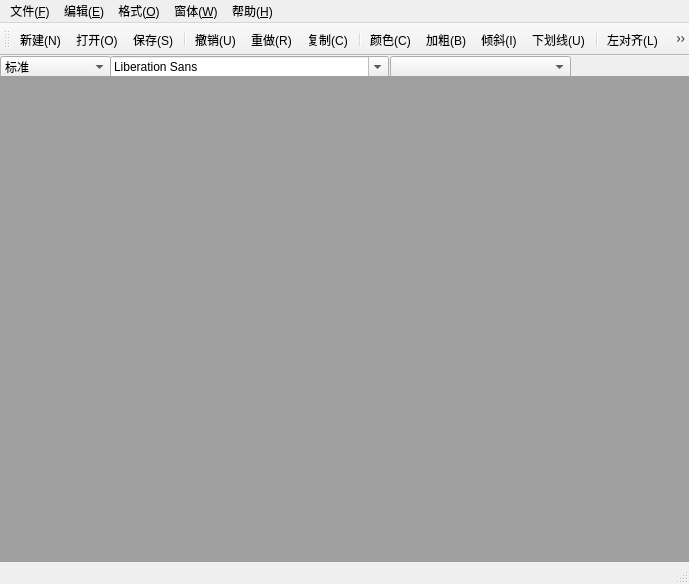
<?xml version="1.0" encoding="UTF-8"?>
<ui version="4.0">
 <class>MainWindow</class>
 <widget class="QMainWindow" name="MainWindow">
  <property name="geometry">
   <rect>
    <x>0</x>
    <y>0</y>
    <width>689</width>
    <height>584</height>
   </rect>
  </property>
  <property name="windowTitle">
   <string>MainWindow</string>
  </property>
  <widget class="QWidget" name="centralWidget">
   <widget class="QComboBox" name="comboBox">
    <property name="geometry">
     <rect>
      <x>0</x>
      <y>0</y>
      <width>111</width>
      <height>22</height>
     </rect>
    </property>
    <item>
     <property name="text">
      <string>标准</string>
     </property>
    </item>
    <item>
     <property name="text">
      <string>项目符号(●)</string>
     </property>
    </item>
    <item>
     <property name="text">
      <string>项目符号(◦)</string>
     </property>
    </item>
    <item>
     <property name="text">
      <string>项目符号(◼)</string>
     </property>
    </item>
    <item>
     <property name="text">
      <string>项目符号(1,2,3)</string>
     </property>
    </item>
    <item>
     <property name="text">
      <string>项目符号(a,b,c)</string>
     </property>
    </item>
    <item>
     <property name="text">
      <string>项目符号(A,B,C)</string>
     </property>
    </item>
    <item>
     <property name="text">
      <string>项目符号(i,ii,iii)</string>
     </property>
    </item>
    <item>
     <property name="text">
      <string>项目符号(I,II,III)</string>
     </property>
    </item>
   </widget>
   <widget class="QFontComboBox" name="fontComboBox">
    <property name="geometry">
     <rect>
      <x>110</x>
      <y>0</y>
      <width>279</width>
      <height>22</height>
     </rect>
    </property>
   </widget>
   <widget class="QComboBox" name="sizeComBox">
    <property name="geometry">
     <rect>
      <x>390</x>
      <y>0</y>
      <width>181</width>
      <height>22</height>
     </rect>
    </property>
   </widget>
   <widget class="QMdiArea" name="mdiArea">
    <property name="geometry">
     <rect>
      <x>0</x>
      <y>20</y>
      <width>691</width>
      <height>491</height>
     </rect>
    </property>
   </widget>
  </widget>
  <widget class="QMenuBar" name="menuBar">
   <property name="geometry">
    <rect>
     <x>0</x>
     <y>0</y>
     <width>689</width>
     <height>26</height>
    </rect>
   </property>
   <widget class="QMenu" name="menu">
    <property name="title">
     <string>文件(&amp;F)</string>
    </property>
    <addaction name="newfile_Action"/>
    <addaction name="openfile_Action"/>
    <addaction name="savefile_Action"/>
    <addaction name="saveotherfile_Action"/>
    <addaction name="print_Action"/>
    <addaction name="printandvisit_Action"/>
    <addaction name="exit_Action"/>
   </widget>
   <widget class="QMenu" name="menu_E">
    <property name="title">
     <string>编辑(&amp;E)</string>
    </property>
    <addaction name="back_Action"/>
    <addaction name="redo_Action"/>
    <addaction name="cut_Action"/>
    <addaction name="copy_Action"/>
    <addaction name="paste_Action"/>
   </widget>
   <widget class="QMenu" name="menu_O">
    <property name="title">
     <string>格式(&amp;O)</string>
    </property>
    <widget class="QMenu" name="menu_D">
     <property name="title">
      <string>字体(D)</string>
     </property>
     <addaction name="bold_Action"/>
     <addaction name="italy_Action"/>
     <addaction name="underline_Action"/>
    </widget>
    <widget class="QMenu" name="menu_2">
     <property name="title">
      <string>段落</string>
     </property>
     <addaction name="LeftAlign_Action"/>
     <addaction name="centerAlign_Action"/>
     <addaction name="rightAlign_Action"/>
     <addaction name="justiceAlign_Action"/>
    </widget>
    <addaction name="menu_D"/>
    <addaction name="menu_2"/>
    <addaction name="color_Action"/>
   </widget>
   <widget class="QMenu" name="menu_W">
    <property name="title">
     <string>窗体(&amp;W)</string>
    </property>
    <addaction name="close_Action"/>
    <addaction name="closeAll_Action"/>
    <addaction name="title_Action"/>
    <addaction name="casecde_Action_2"/>
    <addaction name="next_Action"/>
    <addaction name="previous_Action"/>
   </widget>
   <widget class="QMenu" name="menu_H">
    <property name="title">
     <string>帮助(&amp;H)</string>
    </property>
    <addaction name="about_Action"/>
   </widget>
   <addaction name="menu"/>
   <addaction name="menu_E"/>
   <addaction name="menu_O"/>
   <addaction name="menu_W"/>
   <addaction name="menu_H"/>
  </widget>
  <widget class="QToolBar" name="mainToolBar">
   <attribute name="toolBarArea">
    <enum>TopToolBarArea</enum>
   </attribute>
   <attribute name="toolBarBreak">
    <bool>false</bool>
   </attribute>
   <addaction name="newfile_Action"/>
   <addaction name="openfile_Action"/>
   <addaction name="savefile_Action"/>
   <addaction name="separator"/>
   <addaction name="back_Action"/>
   <addaction name="redo_Action"/>
   <addaction name="copy_Action"/>
   <addaction name="separator"/>
   <addaction name="color_Action"/>
   <addaction name="bold_Action"/>
   <addaction name="italy_Action"/>
   <addaction name="underline_Action"/>
   <addaction name="separator"/>
   <addaction name="LeftAlign_Action"/>
   <addaction name="centerAlign_Action"/>
   <addaction name="rightAlign_Action"/>
   <addaction name="justiceAlign_Action"/>
  </widget>
  <widget class="QStatusBar" name="statusBar"/>
  <action name="newfile_Action">
   <property name="icon">
    <iconset resource="image.qrc">
     <normaloff>:/images/new.png</normaloff>:/images/new.png</iconset>
   </property>
   <property name="text">
    <string>新建(N)</string>
   </property>
   <property name="statusTip">
    <string>新建一个文件</string>
   </property>
   <property name="shortcut">
    <string>Ctrl+N</string>
   </property>
  </action>
  <action name="openfile_Action">
   <property name="icon">
    <iconset resource="image.qrc">
     <normaloff>:/images/fileopen.png</normaloff>:/images/fileopen.png</iconset>
   </property>
   <property name="text">
    <string>打开(O)</string>
   </property>
   <property name="statusTip">
    <string>打开一个文件</string>
   </property>
   <property name="shortcut">
    <string>Ctrl+O</string>
   </property>
  </action>
  <action name="savefile_Action">
   <property name="icon">
    <iconset resource="image.qrc">
     <normaloff>:/images/save.png</normaloff>:/images/save.png</iconset>
   </property>
   <property name="text">
    <string>保存(S)</string>
   </property>
   <property name="statusTip">
    <string>保存当前文件</string>
   </property>
   <property name="shortcut">
    <string>Ctrl+S</string>
   </property>
  </action>
  <action name="saveotherfile_Action">
   <property name="text">
    <string>另存为(A)</string>
   </property>
   <property name="statusTip">
    <string>另存为</string>
   </property>
  </action>
  <action name="print_Action">
   <property name="icon">
    <iconset resource="image.qrc">
     <normaloff>:/images/print.png</normaloff>:/images/print.png</iconset>
   </property>
   <property name="text">
    <string>打印(P)</string>
   </property>
   <property name="statusTip">
    <string>打印</string>
   </property>
   <property name="shortcut">
    <string>Ctrl+P</string>
   </property>
  </action>
  <action name="printandvisit_Action">
   <property name="text">
    <string>打印预览</string>
   </property>
   <property name="statusTip">
    <string>打印预览</string>
   </property>
  </action>
  <action name="exit_Action">
   <property name="text">
    <string>退出</string>
   </property>
   <property name="statusTip">
    <string>退出</string>
   </property>
  </action>
  <action name="back_Action">
   <property name="icon">
    <iconset resource="image.qrc">
     <normaloff>:/images/undo.png</normaloff>:/images/undo.png</iconset>
   </property>
   <property name="text">
    <string>撤销(U)</string>
   </property>
   <property name="statusTip">
    <string>撤销</string>
   </property>
   <property name="whatsThis">
    <string/>
   </property>
   <property name="shortcut">
    <string>Ctrl+U</string>
   </property>
  </action>
  <action name="redo_Action">
   <property name="icon">
    <iconset resource="image.qrc">
     <normaloff>:/images/redo.png</normaloff>:/images/redo.png</iconset>
   </property>
   <property name="text">
    <string>重做(R)</string>
   </property>
   <property name="statusTip">
    <string>重做</string>
   </property>
   <property name="shortcut">
    <string>Ctrl+R</string>
   </property>
  </action>
  <action name="cut_Action">
   <property name="icon">
    <iconset resource="image.qrc">
     <normaloff>:/images/cut.png</normaloff>:/images/cut.png</iconset>
   </property>
   <property name="text">
    <string>剪切(T)</string>
   </property>
   <property name="statusTip">
    <string>剪切</string>
   </property>
   <property name="shortcut">
    <string>Ctrl+T</string>
   </property>
  </action>
  <action name="copy_Action">
   <property name="icon">
    <iconset resource="image.qrc">
     <normaloff>:/images/copy.png</normaloff>:/images/copy.png</iconset>
   </property>
   <property name="text">
    <string>复制(C)</string>
   </property>
   <property name="statusTip">
    <string>复制</string>
   </property>
   <property name="shortcut">
    <string>Ctrl+C</string>
   </property>
  </action>
  <action name="paste_Action">
   <property name="icon">
    <iconset resource="image.qrc">
     <normaloff>:/images/paste.png</normaloff>:/images/paste.png</iconset>
   </property>
   <property name="text">
    <string>粘贴(P)</string>
   </property>
   <property name="statusTip">
    <string>粘贴</string>
   </property>
   <property name="shortcut">
    <string>Ctrl+P</string>
   </property>
  </action>
  <action name="bold_Action">
   <property name="checkable">
    <bool>true</bool>
   </property>
   <property name="icon">
    <iconset resource="image.qrc">
     <normaloff>:/images/bold.png</normaloff>:/images/bold.png</iconset>
   </property>
   <property name="text">
    <string>加粗(B)</string>
   </property>
   <property name="statusTip">
    <string>加粗</string>
   </property>
   <property name="shortcut">
    <string>Ctrl+B</string>
   </property>
  </action>
  <action name="italy_Action">
   <property name="checkable">
    <bool>true</bool>
   </property>
   <property name="icon">
    <iconset resource="image.qrc">
     <normaloff>:/images/italic.png</normaloff>:/images/italic.png</iconset>
   </property>
   <property name="text">
    <string>倾斜(I)</string>
   </property>
   <property name="statusTip">
    <string>倾斜</string>
   </property>
   <property name="shortcut">
    <string>Ctrl+I</string>
   </property>
  </action>
  <action name="underline_Action">
   <property name="checkable">
    <bool>true</bool>
   </property>
   <property name="icon">
    <iconset resource="image.qrc">
     <normaloff>:/images/under.png</normaloff>:/images/under.png</iconset>
   </property>
   <property name="text">
    <string>下划线(U)</string>
   </property>
   <property name="statusTip">
    <string>下划线</string>
   </property>
   <property name="shortcut">
    <string>Ctrl+U</string>
   </property>
  </action>
  <action name="LeftAlign_Action">
   <property name="icon">
    <iconset resource="image.qrc">
     <normaloff>:/images/left.png</normaloff>:/images/left.png</iconset>
   </property>
   <property name="text">
    <string>左对齐(L)</string>
   </property>
   <property name="statusTip">
    <string>左对齐</string>
   </property>
   <property name="shortcut">
    <string>Ctrl+L</string>
   </property>
  </action>
  <action name="centerAlign_Action">
   <property name="icon">
    <iconset resource="image.qrc">
     <normaloff>:/images/center.png</normaloff>:/images/center.png</iconset>
   </property>
   <property name="text">
    <string>居中(C)</string>
   </property>
   <property name="statusTip">
    <string>居中</string>
   </property>
   <property name="shortcut">
    <string>Ctrl+C</string>
   </property>
  </action>
  <action name="rightAlign_Action">
   <property name="icon">
    <iconset resource="image.qrc">
     <normaloff>:/images/right.png</normaloff>:/images/right.png</iconset>
   </property>
   <property name="text">
    <string>右对齐(R)</string>
   </property>
   <property name="statusTip">
    <string>右对齐</string>
   </property>
  </action>
  <action name="close_Action">
   <property name="text">
    <string>关闭(O)</string>
   </property>
   <property name="statusTip">
    <string>关闭当前窗口</string>
   </property>
  </action>
  <action name="closeAll_Action">
   <property name="text">
    <string>关闭所有(A)</string>
   </property>
   <property name="statusTip">
    <string>关闭所有窗口</string>
   </property>
  </action>
  <action name="title_Action">
   <property name="text">
    <string>平铺(T)</string>
   </property>
   <property name="statusTip">
    <string>平铺</string>
   </property>
  </action>
  <action name="casecde_Action_2">
   <property name="text">
    <string>层叠(C)</string>
   </property>
   <property name="statusTip">
    <string>层叠</string>
   </property>
  </action>
  <action name="next_Action">
   <property name="text">
    <string>下一个(X)</string>
   </property>
   <property name="statusTip">
    <string>下一个窗口</string>
   </property>
   <property name="shortcut">
    <string>Ctrl+Tab</string>
   </property>
  </action>
  <action name="previous_Action">
   <property name="text">
    <string>前一个(V)</string>
   </property>
   <property name="statusTip">
    <string>前一个窗口</string>
   </property>
   <property name="shortcut">
    <string>Ctrl+Shift+Tab</string>
   </property>
  </action>
  <action name="about_Action">
   <property name="text">
    <string>关于(A)</string>
   </property>
   <property name="statusTip">
    <string>关于</string>
   </property>
   <property name="shortcut">
    <string>Ctrl+A</string>
   </property>
  </action>
  <action name="justiceAlign_Action">
   <property name="icon">
    <iconset resource="image.qrc">
     <normaloff>:/images/justify.png</normaloff>:/images/justify.png</iconset>
   </property>
   <property name="text">
    <string>两端对齐(J)</string>
   </property>
   <property name="statusTip">
    <string>两端对齐</string>
   </property>
  </action>
  <action name="color_Action">
   <property name="icon">
    <iconset resource="image.qrc">
     <normaloff>:/images/color.ico</normaloff>:/images/color.ico</iconset>
   </property>
   <property name="text">
    <string>颜色(C)</string>
   </property>
  </action>
 </widget>
 <layoutdefault spacing="6" margin="11"/>
 <resources>
  <include location="image.qrc"/>
 </resources>
 <connections/>
</ui>
